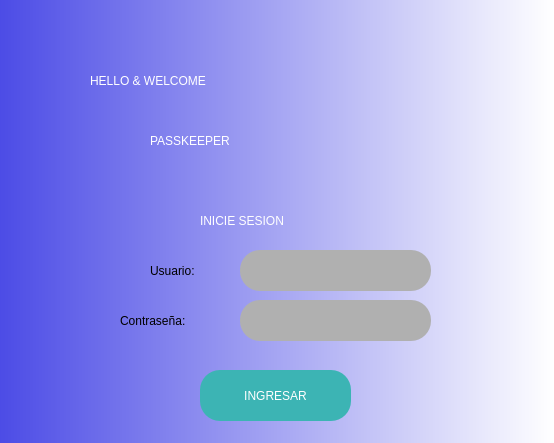
<?xml version="1.0" encoding="UTF-8"?>
<ui version="4.0">
 <class>MainWindow</class>
 <widget class="QMainWindow" name="MainWindow">
  <property name="geometry">
   <rect>
    <x>0</x>
    <y>0</y>
    <width>554</width>
    <height>443</height>
   </rect>
  </property>
  <property name="windowTitle">
   <string>MainWindow</string>
  </property>
  <property name="styleSheet">
   <string notr="true">QWidget#centralwidget{
background-color: qlineargradient(spread:reflect, x1:0, y1:0, x2:1, y2:0, stop:0 rgba(76, 76, 230, 255), stop:1 rgba(255, 255, 255, 255));}</string>
  </property>
  <widget class="QWidget" name="centralwidget">
   <widget class="QLabel" name="label">
    <property name="geometry">
     <rect>
      <x>0</x>
      <y>0</y>
      <width>801</width>
      <height>641</height>
     </rect>
    </property>
    <property name="text">
     <string/>
    </property>
    <property name="pixmap">
     <pixmap>fdc32721859471281b27dc52fed6c7ee.jpg</pixmap>
    </property>
    <property name="scaledContents">
     <bool>true</bool>
    </property>
   </widget>
   <widget class="QLabel" name="WELCOME">
    <property name="geometry">
     <rect>
      <x>90</x>
      <y>30</y>
      <width>401</width>
      <height>101</height>
     </rect>
    </property>
    <property name="styleSheet">
     <string notr="true">font: 75 28pt &quot;Calisto MT&quot;;
color: rgb(255, 255, 255);</string>
    </property>
    <property name="text">
     <string>HELLO &amp; WELCOME</string>
    </property>
    <property name="scaledContents">
     <bool>true</bool>
    </property>
   </widget>
   <widget class="QLabel" name="lb_fondo">
    <property name="geometry">
     <rect>
      <x>250</x>
      <y>160</y>
      <width>61</width>
      <height>51</height>
     </rect>
    </property>
    <property name="styleSheet">
     <string notr="true">

border-radius: 30px; /* Cambia 10px por el radio deseado */</string>
    </property>
    <property name="text">
     <string/>
    </property>
    <property name="pixmap">
     <pixmap>102649.png</pixmap>
    </property>
    <property name="scaledContents">
     <bool>true</bool>
    </property>
    <property name="margin">
     <number>0</number>
    </property>
   </widget>
   <widget class="QLabel" name="lb_fondo_2">
    <property name="geometry">
     <rect>
      <x>100</x>
      <y>240</y>
      <width>371</width>
      <height>121</height>
     </rect>
    </property>
    <property name="styleSheet">
     <string notr="true">

border-radius: 30px; /* Cambia 10px por el radio deseado */</string>
    </property>
    <property name="text">
     <string/>
    </property>
    <property name="pixmap">
     <pixmap>src/1233706_6b7ea.jpg</pixmap>
    </property>
    <property name="scaledContents">
     <bool>false</bool>
    </property>
    <property name="margin">
     <number>0</number>
    </property>
   </widget>
   <widget class="QLabel" name="lbl_iniceses">
    <property name="geometry">
     <rect>
      <x>200</x>
      <y>210</y>
      <width>151</width>
      <height>21</height>
     </rect>
    </property>
    <property name="styleSheet">
     <string notr="true">color: rgb(255, 255, 255);
font: 16pt &quot;MS Shell Dlg 2&quot;;</string>
    </property>
    <property name="text">
     <string>INICIE SESION</string>
    </property>
   </widget>
   <widget class="QLabel" name="lbl_contrasea">
    <property name="geometry">
     <rect>
      <x>120</x>
      <y>310</y>
      <width>111</width>
      <height>21</height>
     </rect>
    </property>
    <property name="styleSheet">
     <string notr="true">font: 14pt &quot;MS Shell Dlg 2&quot;;</string>
    </property>
    <property name="text">
     <string>Contraseña:</string>
    </property>
   </widget>
   <widget class="QLabel" name="lbl_usuario">
    <property name="geometry">
     <rect>
      <x>150</x>
      <y>260</y>
      <width>91</width>
      <height>21</height>
     </rect>
    </property>
    <property name="styleSheet">
     <string notr="true">font: 14pt &quot;MS Shell Dlg 2&quot;;</string>
    </property>
    <property name="text">
     <string>Usuario:</string>
    </property>
   </widget>
   <widget class="QLineEdit" name="lineEdit_usuario">
    <property name="geometry">
     <rect>
      <x>240</x>
      <y>250</y>
      <width>191</width>
      <height>41</height>
     </rect>
    </property>
    <property name="styleSheet">
     <string notr="true">background-color: rgb(176, 176, 176);
color: rgb(255, 255, 255);
font: 14pt &quot;MS Shell Dlg 2&quot;;
border-radius:20px;</string>
    </property>
   </widget>
   <widget class="QLineEdit" name="lineEdit_contrasea">
    <property name="geometry">
     <rect>
      <x>240</x>
      <y>300</y>
      <width>191</width>
      <height>41</height>
     </rect>
    </property>
    <property name="styleSheet">
     <string notr="true">background-color: rgb(176, 176, 176);

color: rgb(255, 255, 255);
font: 14pt &quot;MS Shell Dlg 2&quot;;
border-radius:20px;</string>
    </property>
   </widget>
   <widget class="QPushButton" name="Button_ingresar">
    <property name="geometry">
     <rect>
      <x>200</x>
      <y>370</y>
      <width>151</width>
      <height>51</height>
     </rect>
    </property>
    <property name="styleSheet">
     <string notr="true">
color: rgb(255, 255, 255);
font: 14pt &quot;MS Shell Dlg 2&quot;;
border-radius:20px;
background-color: rgb(60, 180, 180);</string>
    </property>
    <property name="text">
     <string>INGRESAR</string>
    </property>
   </widget>
   <widget class="QLabel" name="WELCOME_2">
    <property name="geometry">
     <rect>
      <x>150</x>
      <y>90</y>
      <width>261</width>
      <height>101</height>
     </rect>
    </property>
    <property name="styleSheet">
     <string notr="true">font: 75 28pt &quot;Calisto MT&quot;;
color: rgb(255, 255, 255);</string>
    </property>
    <property name="text">
     <string>PASSKEEPER</string>
    </property>
    <property name="scaledContents">
     <bool>true</bool>
    </property>
   </widget>
  </widget>
 </widget>
 <resources/>
 <connections/>
</ui>
